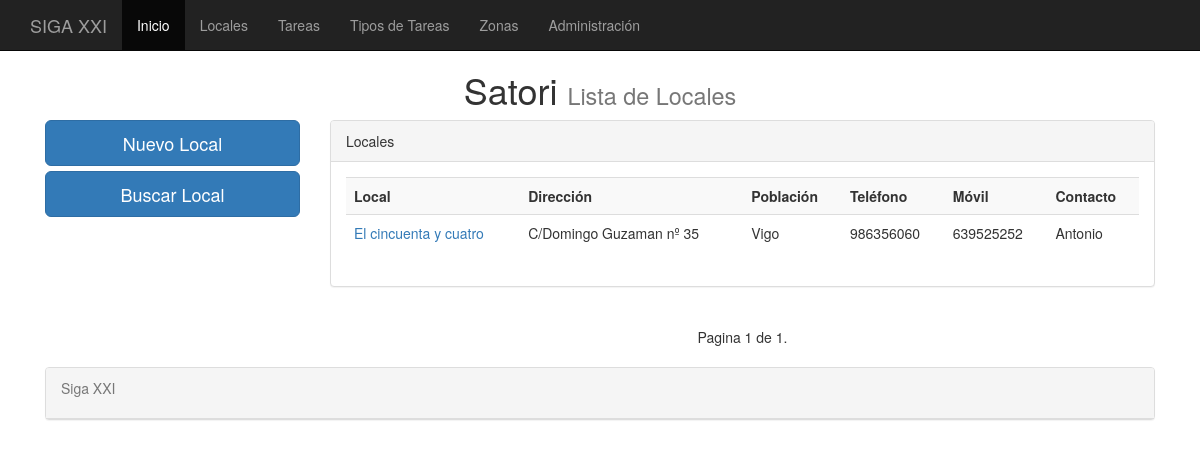
The page /locales/ on the database as committed earlier.
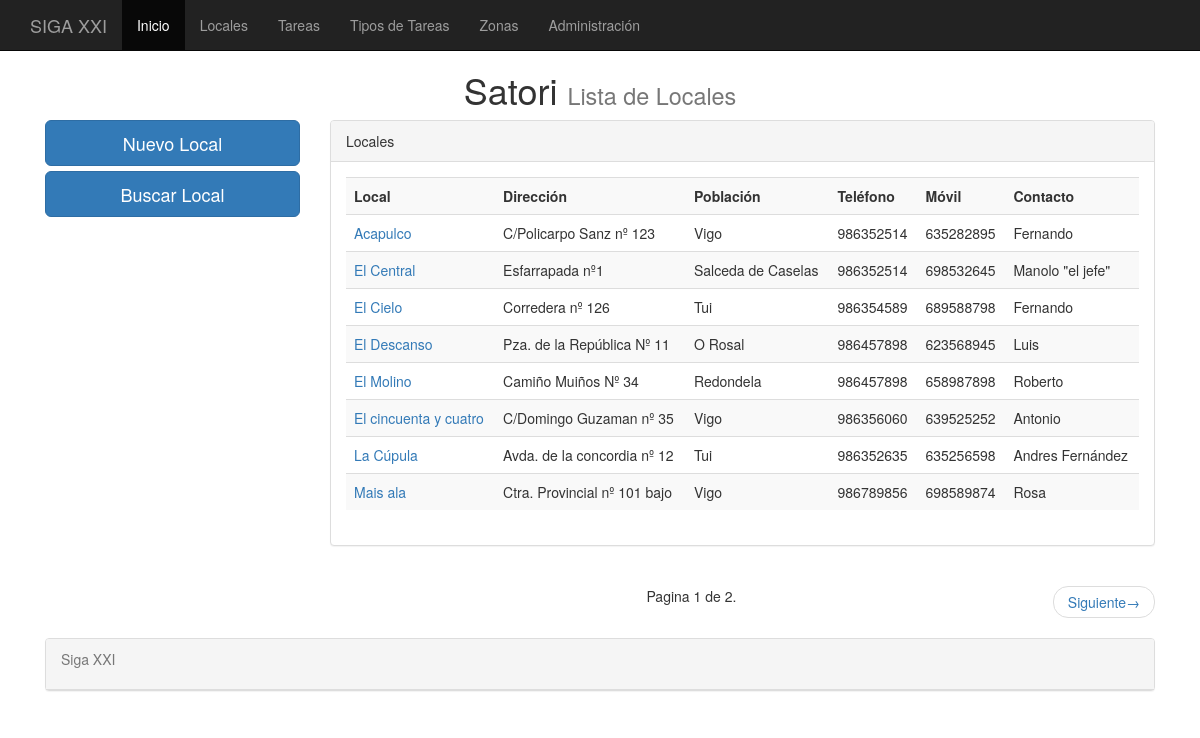
The same page on the database as committed later.
### cafe/models.py (models this page shows, shortened)
class locales(models.Model):
    local = models.CharField(max_length=75)
    telefono = models.CharField(max_length=15)
    movil = models.CharField(max_length=15)
    correo = models.EmailField()
    contacto = models.CharField(max_length=75)
    direccion = models.CharField(max_length=100)
    codigo_postal = models.CharField(max_length=7)
    poblacion = models.CharField(max_length=100)
    provincia = models.CharField(max_length=100)
    zona = models.ForeignKey(zonas, default=None, null=True, blank=True)
    maquina = models.CharField(max_length=100)
    modelo = models.CharField(max_length=100)
    centralita = models.CharField(max_length=100)
    fecha_alta = models.DateTimeField(default=datetime.now, blank=True)
    fecha_ultima = models.DateTimeField(default=datetime.now, blank=True)
    es_siga = models.BooleanField(null=False, blank=True)
    observaciones = models.TextField(default=None, null=True)
    class Meta:
	    verbose_name_plural = "locales"

### cafe/views.py (the view)
# urls.py: url(r'^locales/', ListaLocales.as_view(), name='ListaLocales'),
class ListaLocales(ListView):
    queryset = locales.objects.order_by('local')
    context_object_name = 'locales'
    paginate_by = 8

### templates/cafe/locales_list.html (shortened to what this page needs)
{% extends "base.html" %}
{%   load   staticfiles   %}
{% block titulo %}
Lista de Locales
{% endblock %}
{% block content %}
<row>
	<div class="col-md-3">
		<a href="/paciente/agregar" class="btn btn-primary btn-lg btn-block">Nuevo Local</a>
		<a href="/pacientes_buscar" class="btn btn-primary btn-lg btn-block">Buscar Local</a>
	</div>
	<div class="col-md-9" >
		<div class="panel panel-default">
			<div class="panel-heading">Locales</div>
			<div class ="panel-body">
				{% if object_list %}
				<div class="table-responsive">
				<table class="table table-striped">
					<th>Local</th>
					<th>Dirección</th>
					<th>Población</th>
					<th>Teléfono</th>
					<th>Móvil</th>
					<th>Contacto</th>
          {% for locales  in object_list %}
						<tr>
                       <td><a href="/locales_detalle/{{locales.id}}/"><spam class="text text-primary">{{ locales.local}}</spam></a></td>
							<td>{{ locales.direccion }}</td>
							<td>{{ locales.poblacion }}</td>
							<td>{{ locales.telefono }}</td>
							<td>{{ locales.movil }}</td>
							<td>{{ locales.contacto }}</td>
						</tr>
					{% endfor %}
				  </table>
				</div>
		    {% else %}
        	<p class="text-warning">No hay locales para hoy.</p>
        {% endif %}
			</div>
		</div>
	</div>
</row>
<row>
	<div class="col-md-9 col-md-offset-3">
		<nav>
			<ul class="pager">
				<li> Pagina {{ page_obj.number }} de {{ paginator.num_pages }}.</li>
				{% if page_obj.has_next %}
				<li class="next"><a href="?page={{ page_obj.next_page_number }}">Siguiente<spam aria-hideen="true">&rarr;</spam></a></li>
				{%endif%}
			</ul>
		</nav>
	</div>
</row>
{% endblock %}

### templates/base.html (shortened to what this page needs)
{%   load   staticfiles   %}
<!DOCTYPE html>
<html lang="en">
<head>
	<link href="{% static 'css/bootstrap.min.css' %}" rel="stylesheet">
</head>
<body style="padding-top:50px;">
	<nav class="navbar navbar-inverse navbar-fixed-top">
		<div class="container">
			<div class="navbar-header">
				<a class="navbar-brand" href="#">SIGA XXI</a>
			</div>
			<div id="navbar" class="collapse navbar-collapse">
				<ul class="nav navbar-nav">
					<li class="active"><a href="/index">Inicio</a></li>
					<li><a href="/locales">Locales</a></li>
					<li><a href="/tareas">Tareas</a></li>
					<li><a href="#about">Tipos de Tareas</a></li>
					<li><a href="/zonas">Zonas</a></li>
					<li><a href="/admin">Administración</a></li>
				</ul>
			</div>
		</div>
	</nav>
	<div class="container">
		<row>
			<div class="col-md-12">
				<h1 class="h1 h1-primary text-center">Satori <small>{% block titulo %} {%endblock %}</small></h1>
			</div>
		</row>
		{% block content %} {% endblock %}
	</div>
	<div class="container">
		<row>
			<div class="col-md-12" >
				<div class="panel panel-default">
					<div class="panel-heading">
						<p class="text-muted">Siga XXI</p>
					</div>
				</div>
			</div>
		</row>
	</div>
</body>
</html>

Rows that differ between the two databases and show on the page:
added locales: local "Acapulco", direccion "C/Policarpo Sanz nº 123", poblacion "Vigo", telefono "986352514", movil "635282895", contacto "Fernando"
added locales: local "El Central", direccion "Esfarrapada nº1", poblacion "Salceda de Caselas", telefono "986352514", movil "698532645", contacto "Manolo \"el jefe\""
added locales: local "El Cielo", direccion "Corredera nº 126", poblacion "Tui", telefono "986354589", movil "689588798", contacto "Fernando"
added locales: local "El Descanso", direccion "Pza. de la República Nº 11", poblacion "O Rosal", telefono "986457898", movil "623568945", contacto "Luis"
added locales: local "El Molino", direccion "Camiño Muiños Nº 34", poblacion "Redondela", telefono "986457898", movil "658987898", contacto "Roberto"
added locales: local "La Cúpula", direccion "Avda. de la concordia nº 12", poblacion "Tui", telefono "986352635", movil "635256598", contacto "Andres Fernández"
added locales: local "Mais ala", direccion "Ctra. Provincial nº 101 bajo", poblacion "Vigo", telefono "986789856", movil "698589874", contacto "Rosa"
Other text that changed with them:
{{ paginator.num_pages }}: "1" → "2"
text now shown: "Siguiente →"
